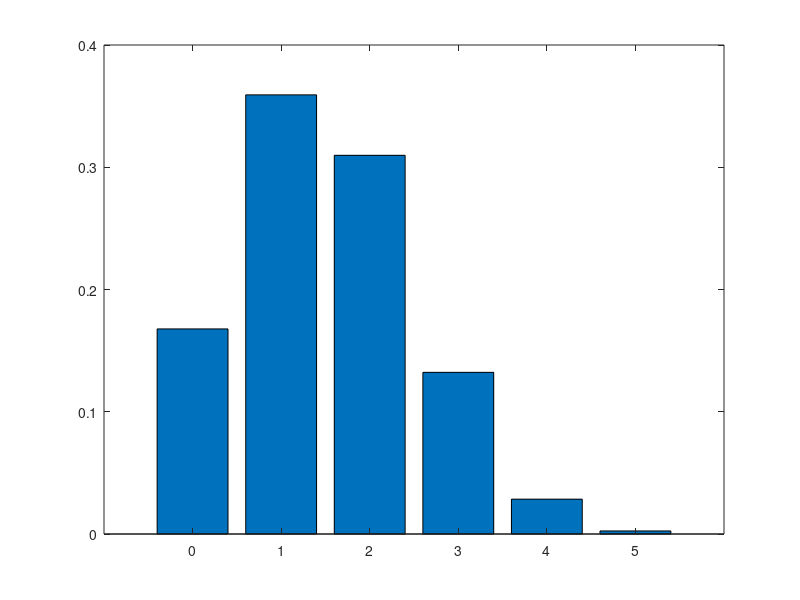

Reproduce this figure in MATLAB.
P_defeituosa = 0.3;
N = 1e6;
N_pecas = 5;
x = [0 1 2 3 4 5];

X = rand(5, N);
N_pecas_defeitusosas = sum(X <= P_defeituosa);

y = [sum(N_pecas_defeitusosas==0) sum(N_pecas_defeitusosas==1) sum(N_pecas_defeitusosas==2) sum(N_pecas_defeitusosas==3) sum(N_pecas_defeitusosas==4) sum(N_pecas_defeitusosas==5)] / N;
bar(x, y);

% Alinea a)
P_3_pecas_defeituosas = y(4);
fprintf('Probabilidade de 3 pecas serem defeituosas: %f\n', P_3_pecas_defeituosas);

% Alinea b)
P_max_2_pecas_defeituosas = sum(y(1:2));
fprintf('Probabilidade de no maximo 2 pecas serem defeituosas: %f\n', P_max_2_pecas_defeituosas);